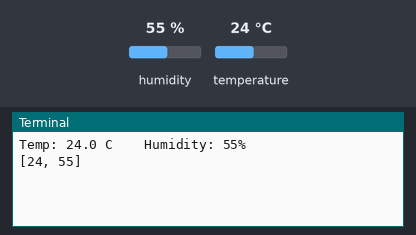
The program below on a simulated Raspberry Pi (BCM pin numbers). On the bench: the last lines printed to the terminal. The test bench sets the inputs (shaded band); at power-on: humidity 55 %, temperature 24 °C.

Above: at 1.2 s.
1.3 s: humidity set to 22 %
At 3.4 s:
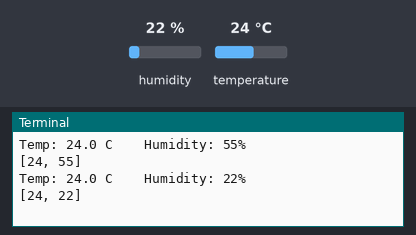
4.3 s: temperature set to 12 °C
At 5.8 s:
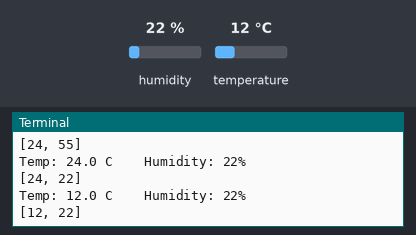
7.3 s: humidity set to 40 %
At 10.6 s:
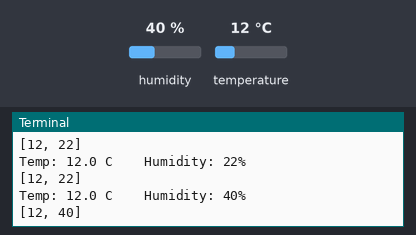
Timing chart, 0 to 12.1 s (numbered marks = the images above; inputs shaded):
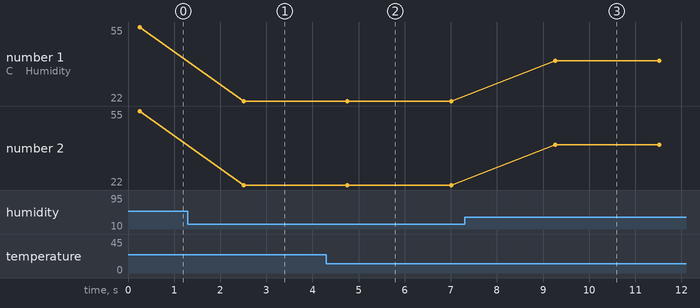

Measured:
- after the input at 1.3 s, the terminal: prints a new line after 1.2 s (image 1)
- after the input at 4.3 s, the terminal: prints a new line after 0.46 s (image 2)
- after the input at 7.3 s, the terminal: prints a new line after 2.0 s (image 3)
- plotted number 1: 55 → 22 after the input at 1.3 s, 22 → 40 after the input at 7.3 s
- plotted number 2: 55 → 22 after the input at 1.3 s, 22 → 40 after the input at 7.3 s

The program:

humidity.py
```python
# code from https://peppe8o.com/using-raspberry-pi-with-dht11-temperature-and-humidity-sensor-and-python/
import time
import board
import adafruit_dht
import RPi.GPIO as GPIO

dhtDevice = adafruit_dht.DHT11(board.D17)
#Initial the dht device, with data pin connected to:
def temp_humidity():


    try:
         # Print the values to the serial port
        temperature_c = dhtDevice.temperature

        humidity = dhtDevice.humidity
        print("Temp: {:.1f} C    Humidity: {}% ".format(temperature_c, humidity))
        return [temperature_c,humidity]

    except RuntimeError as error:     # Errors happen fairly often, DHT's are hard to read, just keep going
         print(error.args[0])
    # time.sleep(2.0)


if __name__ =="__main__":
     while True:
          print(temp_humidity())
          time.sleep(2)


    
```
